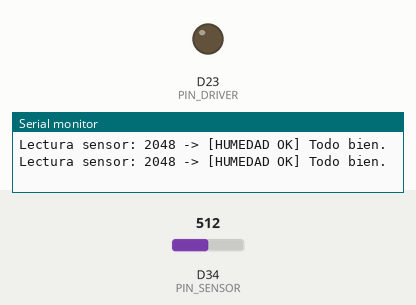
A sketch run on a simulated Arduino Due. On the bench: output pins drawn as LEDs (lit = HIGH), the last lines printed to the serial monitor. Inputs (shaded band) come from the test bench; at power-on: D34 (PIN_SENSOR) = 512 (analog values on the 0–1023 scale).

Above: at 1.8 s.
1.9 s: D34 (PIN_SENSOR) set to 592
3.4 s: D34 (PIN_SENSOR) set to 614
At 4.6 s:
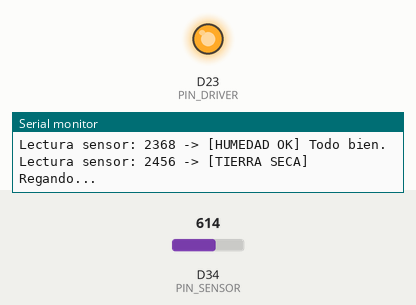
Timing chart, 0 to 13.5 s (numbered marks = the images above; inputs shaded):
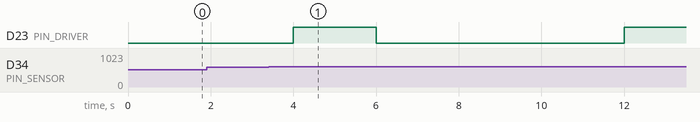

The sketch:

Regado_simple.ino
```cpp
const int PIN_SENSOR = 34; // Pin analógico donde va AOUT del sensor
const int PIN_DRIVER = 23; // Pin digital que va a IN1 e IN2 del ULN2003

// Calibración: ~3000 en seco, ~1400 en agua
const int UMBRAL_SECO = 2400;

void setup() {
  Serial.begin(115200);
  pinMode(PIN_DRIVER, OUTPUT);
  digitalWrite(PIN_DRIVER, LOW); // Inicia con la bomba apagada
  analogReadResolution(12);
}

void loop() {
  int humedad = analogRead(PIN_SENSOR);
  Serial.print("Lectura sensor: ");
  Serial.print(humedad);

  if (humedad > UMBRAL_SECO) {
    Serial.println(" -> [TIERRA SECA] Regando...");
    digitalWrite(PIN_DRIVER, HIGH); // Enciende la bomba
    delay(2000);                    // Riega por 2 segundos

    digitalWrite(PIN_DRIVER, LOW);  // Apaga la bomba
    Serial.println(" -> [PAUSA] Esperando absorción...");
    delay(5000);                    // Espera 5 segundos antes de volver a medir
  }
  else {
    digitalWrite(PIN_DRIVER, LOW);  // Bomba apagada
    Serial.println(" -> [HUMEDAD OK] Todo bien.");
  }

  delay(1000);
}
```

Measured:
- the behaviour switches between 600 and 601 on D34 (PIN_SENSOR) (found by bisection; images 0 and 1)
- after the input at 3.4 s, D23 (PIN_DRIVER): LOW → HIGH after 0.60 s, → LOW 2.0 s later, → HIGH 6.0 s later
